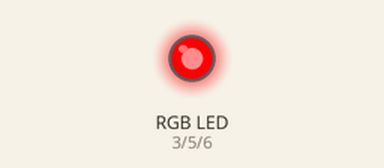
This sketch was run on a simulated Arduino Uno, built with avr-gcc and run on an emulated ATmega328P. Shown: an RGB LED mixed from three pins (HIGH = lit).

Above: at 0.1 s.
At 1.1 s:
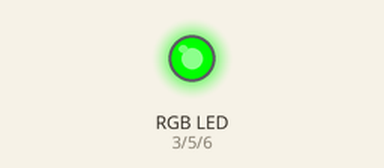
At 2.1 s:
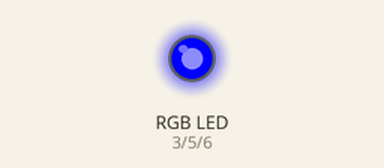
At 11.55 s:
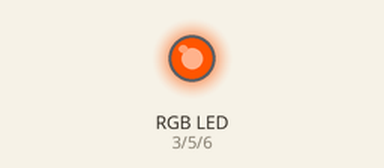
At 20.95 s:
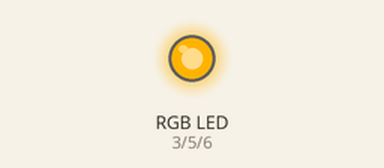
At 39.86 s:
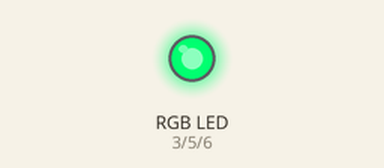
Timing chart, 0 to 40.0 s (numbered marks = the images above):
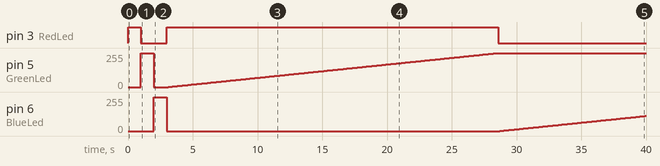

The sketch:

AR05_RGB.ino
```cpp
/*
 예제 4.2
 LED 밝기 조절
*/

const int RedLed    =  3;	  //를 3번핀에 연결
const int GreenLed  =  5;	  //LED B를 5번핀에 연결
const int BlueLed   =  6;	  //LED B를 5번핀에 연결

void setup()
{
  ledOutput(255, 0, 0);
  delay(1000);
  ledOutput(0, 255, 0);
  delay(1000);
  ledOutput(0, 0, 255);
  delay(1000);
}

void loop()
{
  for(int i=0;i<=255;++i){
    ledOutput(255,i,0);
    delay(100);
  }
  for(int i = 0; i<=255;++i) {
    ledOutput(0,255,i);
    delay(100);
  }

  for(int i = 0; i<=255;++i) {
    ledOutput(i,0,255);
    delay(100);
  }

  for(int i = 0; i<=255;++i) {
    ledOutput(i,255,255);
    delay(100);
  }

  for(int i = 0; i<=255;++i) {
    ledOutput(255,i,255);
    delay(100);
  }

}


void ledOutput(int Red, int Green, int Blue){
analogWrite(RedLed,Red);
analogWrite(GreenLed,Green);
analogWrite(BlueLed,Blue);

}
```

Measured:
- by itself, pin 3 (RedLed): HIGH → LOW at 1.0 s, → HIGH 2.0 s later, → LOW 25.6 s later
- by itself, pin 5 (GreenLed): 255/255 → 0/255 at 2.0 s, → 1/255 1.1 s later, → 2/255 0.10 s later, → 3/255 0.10 s later, … (256 changes in this stretch)
- by itself, pin 6 (BlueLed): 255/255 → 0/255 at 3.0 s, → 1/255 25.7 s later, → 2/255 0.10 s later, → 3/255 0.10 s later, … (114 changes in this stretch)
